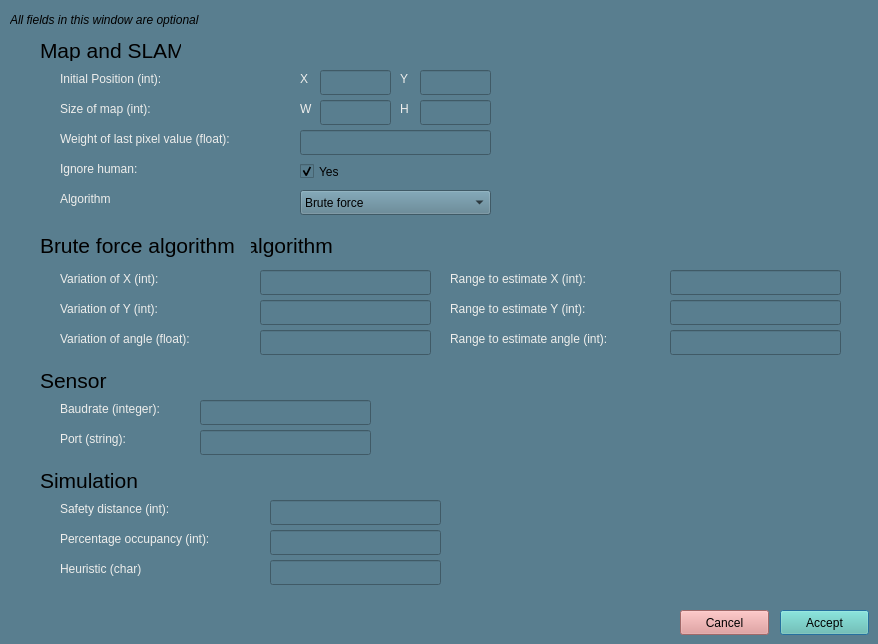
<?xml version="1.0" encoding="UTF-8"?>
<ui version="4.0">
 <class>parameters</class>
 <widget class="QWidget" name="parameters">
  <property name="enabled">
   <bool>true</bool>
  </property>
  <property name="geometry">
   <rect>
    <x>0</x>
    <y>0</y>
    <width>878</width>
    <height>644</height>
   </rect>
  </property>
  <property name="minimumSize">
   <size>
    <width>0</width>
    <height>0</height>
   </size>
  </property>
  <property name="maximumSize">
   <size>
    <width>10000</width>
    <height>10000</height>
   </size>
  </property>
  <property name="focusPolicy">
   <enum>Qt::NoFocus</enum>
  </property>
  <property name="windowTitle">
   <string>Set parameters</string>
  </property>
  <property name="windowIcon">
   <iconset>
    <normaloff>../media/interfaz/opciones.png</normaloff>../media/interfaz/opciones.png</iconset>
  </property>
  <property name="styleSheet">
   <string notr="true">background-color: rgb(89, 126, 143);
</string>
  </property>
  <widget class="QLabel" name="label">
   <property name="geometry">
    <rect>
     <x>60</x>
     <y>70</y>
     <width>171</width>
     <height>17</height>
    </rect>
   </property>
   <property name="toolTip">
    <string>&lt;html&gt;&lt;head/&gt;&lt;body&gt;&lt;p&gt;Initial position of the system, recommended value: middle of map. &lt;/p&gt;&lt;p&gt;Default: (400,400)&lt;/p&gt;&lt;/body&gt;&lt;/html&gt;</string>
   </property>
   <property name="styleSheet">
    <string notr="true">color: rgb(238, 238, 236);</string>
   </property>
   <property name="text">
    <string>Initial Position (int):</string>
   </property>
  </widget>
  <widget class="QLabel" name="label_2">
   <property name="geometry">
    <rect>
     <x>60</x>
     <y>100</y>
     <width>151</width>
     <height>17</height>
    </rect>
   </property>
   <property name="toolTip">
    <string>&lt;html&gt;&lt;head/&gt;&lt;body&gt;&lt;p&gt;Size of map in cm. &lt;/p&gt;&lt;p&gt;Default: 800x800.&lt;/p&gt;&lt;/body&gt;&lt;/html&gt;</string>
   </property>
   <property name="styleSheet">
    <string notr="true">color: rgb(238, 238, 236);</string>
   </property>
   <property name="text">
    <string>Size of map (int):</string>
   </property>
  </widget>
  <widget class="QLabel" name="x_lev">
   <property name="geometry">
    <rect>
     <x>60</x>
     <y>270</y>
     <width>171</width>
     <height>17</height>
    </rect>
   </property>
   <property name="toolTip">
    <string>&lt;html&gt;&lt;head/&gt;&lt;body&gt;&lt;p&gt;Variation of X between to tests to optimize position in SLAM. &lt;br/&gt;&lt;br/&gt;Recommended values: 1 to 3.&lt;/p&gt;&lt;/body&gt;&lt;/html&gt;</string>
   </property>
   <property name="styleSheet">
    <string notr="true">color: rgb(238, 238, 236);</string>
   </property>
   <property name="text">
    <string>Variation of X (int):</string>
   </property>
  </widget>
  <widget class="QLabel" name="a_lev">
   <property name="geometry">
    <rect>
     <x>60</x>
     <y>330</y>
     <width>181</width>
     <height>17</height>
    </rect>
   </property>
   <property name="toolTip">
    <string>&lt;html&gt;&lt;head/&gt;&lt;body&gt;&lt;p&gt;Variation of Angle(theta) between to test to optimize position in SLAM. &lt;/p&gt;&lt;p&gt;Recommended values: 0.4 to 3.0.&lt;/p&gt;&lt;/body&gt;&lt;/html&gt;</string>
   </property>
   <property name="styleSheet">
    <string notr="true">color: rgb(238, 238, 236);</string>
   </property>
   <property name="text">
    <string>Variation of angle (float):</string>
   </property>
  </widget>
  <widget class="QLabel" name="y_lev">
   <property name="geometry">
    <rect>
     <x>60</x>
     <y>300</y>
     <width>171</width>
     <height>17</height>
    </rect>
   </property>
   <property name="toolTip">
    <string>&lt;html&gt;&lt;head/&gt;&lt;body&gt;&lt;p&gt;Variation of Y between to tests to optimize position in SLAM. &lt;/p&gt;&lt;p&gt;Recommended values: 1 to 3. &lt;/p&gt;&lt;/body&gt;&lt;/html&gt;</string>
   </property>
   <property name="styleSheet">
    <string notr="true">color: rgb(238, 238, 236);</string>
   </property>
   <property name="text">
    <string>Variation of Y (int):</string>
   </property>
  </widget>
  <widget class="QLabel" name="label_6">
   <property name="geometry">
    <rect>
     <x>60</x>
     <y>130</y>
     <width>231</width>
     <height>17</height>
    </rect>
   </property>
   <property name="toolTip">
    <string>&lt;html&gt;&lt;head/&gt;&lt;body&gt;&lt;p&gt;Weight of the occupation assigned to the last value of a pixel. A high value means that the new information has low importance. &lt;/p&gt;&lt;p&gt;Recommended values: 0.4 to 0.7 &lt;/p&gt;&lt;p&gt;Default: 0.7&lt;/p&gt;&lt;/body&gt;&lt;/html&gt;</string>
   </property>
   <property name="styleSheet">
    <string notr="true">color: rgb(238, 238, 236);</string>
   </property>
   <property name="text">
    <string>Weight of last pixel value (float):</string>
   </property>
  </widget>
  <widget class="QLineEdit" name="text_x">
   <property name="geometry">
    <rect>
     <x>320</x>
     <y>70</y>
     <width>71</width>
     <height>25</height>
    </rect>
   </property>
   <property name="styleSheet">
    <string notr="true">color: rgb(238, 238, 236);</string>
   </property>
  </widget>
  <widget class="QLineEdit" name="text_wi">
   <property name="geometry">
    <rect>
     <x>320</x>
     <y>100</y>
     <width>71</width>
     <height>25</height>
    </rect>
   </property>
   <property name="styleSheet">
    <string notr="true">color: rgb(238, 238, 236);</string>
   </property>
  </widget>
  <widget class="QLineEdit" name="text_x_var">
   <property name="geometry">
    <rect>
     <x>260</x>
     <y>270</y>
     <width>171</width>
     <height>25</height>
    </rect>
   </property>
   <property name="styleSheet">
    <string notr="true">color: rgb(238, 238, 236);</string>
   </property>
  </widget>
  <widget class="QLineEdit" name="text_y_var">
   <property name="geometry">
    <rect>
     <x>260</x>
     <y>300</y>
     <width>171</width>
     <height>25</height>
    </rect>
   </property>
   <property name="styleSheet">
    <string notr="true">color: rgb(238, 238, 236);</string>
   </property>
  </widget>
  <widget class="QLineEdit" name="text_a_var">
   <property name="geometry">
    <rect>
     <x>260</x>
     <y>330</y>
     <width>171</width>
     <height>25</height>
    </rect>
   </property>
   <property name="styleSheet">
    <string notr="true">color: rgb(238, 238, 236);</string>
   </property>
  </widget>
  <widget class="QLineEdit" name="text_we">
   <property name="geometry">
    <rect>
     <x>300</x>
     <y>130</y>
     <width>191</width>
     <height>25</height>
    </rect>
   </property>
   <property name="styleSheet">
    <string notr="true">color: rgb(238, 238, 236);</string>
   </property>
  </widget>
  <widget class="QPushButton" name="b_accept">
   <property name="geometry">
    <rect>
     <x>780</x>
     <y>610</y>
     <width>89</width>
     <height>25</height>
    </rect>
   </property>
   <property name="styleSheet">
    <string notr="true">background-color: rgb(98, 195, 177);</string>
   </property>
   <property name="text">
    <string>Accept</string>
   </property>
   <property name="default">
    <bool>true</bool>
   </property>
  </widget>
  <widget class="QPushButton" name="b_cancel">
   <property name="geometry">
    <rect>
     <x>680</x>
     <y>610</y>
     <width>89</width>
     <height>25</height>
    </rect>
   </property>
   <property name="styleSheet">
    <string notr="true">background-color: rgb(224, 147, 147);</string>
   </property>
   <property name="text">
    <string>Cancel</string>
   </property>
  </widget>
  <widget class="QLineEdit" name="text_y">
   <property name="geometry">
    <rect>
     <x>420</x>
     <y>70</y>
     <width>71</width>
     <height>25</height>
    </rect>
   </property>
   <property name="styleSheet">
    <string notr="true">color: rgb(238, 238, 236);</string>
   </property>
  </widget>
  <widget class="QLineEdit" name="text_h">
   <property name="geometry">
    <rect>
     <x>420</x>
     <y>100</y>
     <width>71</width>
     <height>25</height>
    </rect>
   </property>
   <property name="styleSheet">
    <string notr="true">color: rgb(238, 238, 236);</string>
   </property>
  </widget>
  <widget class="QLabel" name="label_7">
   <property name="geometry">
    <rect>
     <x>300</x>
     <y>70</y>
     <width>16</width>
     <height>17</height>
    </rect>
   </property>
   <property name="styleSheet">
    <string notr="true">color: rgb(238, 238, 236);</string>
   </property>
   <property name="text">
    <string>X</string>
   </property>
  </widget>
  <widget class="QLabel" name="label_8">
   <property name="geometry">
    <rect>
     <x>300</x>
     <y>100</y>
     <width>16</width>
     <height>17</height>
    </rect>
   </property>
   <property name="styleSheet">
    <string notr="true">color: rgb(238, 238, 236);</string>
   </property>
   <property name="text">
    <string>W</string>
   </property>
  </widget>
  <widget class="QLabel" name="label_9">
   <property name="geometry">
    <rect>
     <x>400</x>
     <y>100</y>
     <width>16</width>
     <height>17</height>
    </rect>
   </property>
   <property name="styleSheet">
    <string notr="true">color: rgb(238, 238, 236);</string>
   </property>
   <property name="text">
    <string>H</string>
   </property>
  </widget>
  <widget class="QLabel" name="label_10">
   <property name="geometry">
    <rect>
     <x>400</x>
     <y>70</y>
     <width>16</width>
     <height>17</height>
    </rect>
   </property>
   <property name="styleSheet">
    <string notr="true">color: rgb(238, 238, 236);</string>
   </property>
   <property name="text">
    <string>Y</string>
   </property>
  </widget>
  <widget class="QLabel" name="label_12">
   <property name="geometry">
    <rect>
     <x>60</x>
     <y>400</y>
     <width>131</width>
     <height>17</height>
    </rect>
   </property>
   <property name="styleSheet">
    <string notr="true">color: rgb(238, 238, 236);</string>
   </property>
   <property name="text">
    <string>Baudrate (integer):</string>
   </property>
  </widget>
  <widget class="QLabel" name="label_13">
   <property name="geometry">
    <rect>
     <x>40</x>
     <y>370</y>
     <width>71</width>
     <height>21</height>
    </rect>
   </property>
   <property name="font">
    <font>
     <pointsize>16</pointsize>
    </font>
   </property>
   <property name="text">
    <string>Sensor</string>
   </property>
  </widget>
  <widget class="QLabel" name="label_14">
   <property name="geometry">
    <rect>
     <x>60</x>
     <y>430</y>
     <width>91</width>
     <height>17</height>
    </rect>
   </property>
   <property name="toolTip">
    <string>&lt;html&gt;&lt;head/&gt;&lt;body&gt;&lt;p&gt;&lt;span style=&quot; font-weight:600;&quot;&gt;Port which the system is connected to. Default: /dev/ttyUSB0&lt;/span&gt;&lt;/p&gt;&lt;/body&gt;&lt;/html&gt;</string>
   </property>
   <property name="styleSheet">
    <string notr="true">color: rgb(238, 238, 236);</string>
   </property>
   <property name="text">
    <string>Port (string):</string>
   </property>
  </widget>
  <widget class="QLineEdit" name="text_baud">
   <property name="geometry">
    <rect>
     <x>200</x>
     <y>400</y>
     <width>171</width>
     <height>25</height>
    </rect>
   </property>
   <property name="styleSheet">
    <string notr="true">color: rgb(238, 238, 236);</string>
   </property>
  </widget>
  <widget class="QLineEdit" name="text_port">
   <property name="geometry">
    <rect>
     <x>200</x>
     <y>430</y>
     <width>171</width>
     <height>25</height>
    </rect>
   </property>
   <property name="styleSheet">
    <string notr="true">color: rgb(238, 238, 236);</string>
   </property>
  </widget>
  <widget class="QLabel" name="label_15">
   <property name="geometry">
    <rect>
     <x>40</x>
     <y>40</y>
     <width>141</width>
     <height>21</height>
    </rect>
   </property>
   <property name="font">
    <font>
     <pointsize>16</pointsize>
    </font>
   </property>
   <property name="text">
    <string>Map and SLAM</string>
   </property>
  </widget>
  <widget class="QLabel" name="label_16">
   <property name="geometry">
    <rect>
     <x>10</x>
     <y>10</y>
     <width>261</width>
     <height>20</height>
    </rect>
   </property>
   <property name="font">
    <font>
     <italic>true</italic>
    </font>
   </property>
   <property name="text">
    <string>All fields in this window are optional</string>
   </property>
  </widget>
  <widget class="QLabel" name="l_levmarq">
   <property name="geometry">
    <rect>
     <x>40</x>
     <y>230</y>
     <width>321</width>
     <height>31</height>
    </rect>
   </property>
   <property name="font">
    <font>
     <pointsize>16</pointsize>
    </font>
   </property>
   <property name="text">
    <string>Levenberg Marquardt algorithm</string>
   </property>
  </widget>
  <widget class="QLabel" name="label_11">
   <property name="geometry">
    <rect>
     <x>60</x>
     <y>190</y>
     <width>81</width>
     <height>17</height>
    </rect>
   </property>
   <property name="toolTip">
    <string>&lt;html&gt;&lt;head/&gt;&lt;body&gt;&lt;p&gt;Algorithm applied to solve SLAM&lt;/p&gt;&lt;/body&gt;&lt;/html&gt;</string>
   </property>
   <property name="styleSheet">
    <string notr="true">color: rgb(238, 238, 236);</string>
   </property>
   <property name="text">
    <string>Algorithm</string>
   </property>
  </widget>
  <widget class="QComboBox" name="algorithm">
   <property name="geometry">
    <rect>
     <x>300</x>
     <y>190</y>
     <width>191</width>
     <height>25</height>
    </rect>
   </property>
   <item>
    <property name="text">
     <string>Brute force</string>
    </property>
   </item>
   <item>
    <property name="text">
     <string>Levenberg Marquardt</string>
    </property>
   </item>
  </widget>
  <widget class="QLineEdit" name="range_x">
   <property name="geometry">
    <rect>
     <x>670</x>
     <y>270</y>
     <width>171</width>
     <height>25</height>
    </rect>
   </property>
   <property name="toolTip">
    <string>&lt;html&gt;&lt;head/&gt;&lt;body&gt;&lt;p&gt;&lt;span style=&quot; font-weight:600;&quot;&gt;From -(value/2) to (value/2)&lt;/span&gt;&lt;/p&gt;&lt;/body&gt;&lt;/html&gt;</string>
   </property>
   <property name="styleSheet">
    <string notr="true">color: rgb(238, 238, 236);</string>
   </property>
  </widget>
  <widget class="QLineEdit" name="range_angle">
   <property name="geometry">
    <rect>
     <x>670</x>
     <y>330</y>
     <width>171</width>
     <height>25</height>
    </rect>
   </property>
   <property name="styleSheet">
    <string notr="true">color: rgb(238, 238, 236);</string>
   </property>
  </widget>
  <widget class="QLabel" name="angle_brute">
   <property name="geometry">
    <rect>
     <x>450</x>
     <y>330</y>
     <width>211</width>
     <height>17</height>
    </rect>
   </property>
   <property name="toolTip">
    <string>&lt;html&gt;&lt;head/&gt;&lt;body&gt;&lt;p&gt;From -(value/2) to (value/2). Measure: degrees. &lt;/p&gt;&lt;p&gt;Default: 60&lt;/p&gt;&lt;/body&gt;&lt;/html&gt;</string>
   </property>
   <property name="styleSheet">
    <string notr="true">color: rgb(238, 238, 236);</string>
   </property>
   <property name="text">
    <string>Range to estimate angle (int):</string>
   </property>
  </widget>
  <widget class="QLabel" name="y_brute">
   <property name="geometry">
    <rect>
     <x>450</x>
     <y>300</y>
     <width>231</width>
     <height>17</height>
    </rect>
   </property>
   <property name="toolTip">
    <string>&lt;html&gt;&lt;head/&gt;&lt;body&gt;&lt;p&gt;From -(value/2) to (value/2). Measure: cm. &lt;/p&gt;&lt;p&gt;Default: 20&lt;/p&gt;&lt;/body&gt;&lt;/html&gt;</string>
   </property>
   <property name="styleSheet">
    <string notr="true">color: rgb(238, 238, 236);</string>
   </property>
   <property name="text">
    <string>Range to estimate Y (int):</string>
   </property>
  </widget>
  <widget class="QLineEdit" name="range_Y">
   <property name="geometry">
    <rect>
     <x>670</x>
     <y>300</y>
     <width>171</width>
     <height>25</height>
    </rect>
   </property>
   <property name="toolTip">
    <string>&lt;html&gt;&lt;head/&gt;&lt;body&gt;&lt;p&gt;&lt;span style=&quot; font-weight:600;&quot;&gt;From -(value/2) to (value/2)&lt;/span&gt;&lt;/p&gt;&lt;/body&gt;&lt;/html&gt;</string>
   </property>
   <property name="styleSheet">
    <string notr="true">color: rgb(238, 238, 236);</string>
   </property>
  </widget>
  <widget class="QLabel" name="x_brute">
   <property name="geometry">
    <rect>
     <x>450</x>
     <y>270</y>
     <width>211</width>
     <height>17</height>
    </rect>
   </property>
   <property name="toolTip">
    <string>&lt;html&gt;&lt;head/&gt;&lt;body&gt;&lt;p&gt;From -(value/2) to (value/2). Measure: cm. &lt;/p&gt;&lt;p&gt;Default: 20&lt;/p&gt;&lt;/body&gt;&lt;/html&gt;</string>
   </property>
   <property name="styleSheet">
    <string notr="true">color: rgb(238, 238, 236);</string>
   </property>
   <property name="text">
    <string>Range to estimate X (int):</string>
   </property>
  </widget>
  <widget class="QLabel" name="l_brute">
   <property name="geometry">
    <rect>
     <x>40</x>
     <y>230</y>
     <width>211</width>
     <height>31</height>
    </rect>
   </property>
   <property name="font">
    <font>
     <pointsize>16</pointsize>
    </font>
   </property>
   <property name="text">
    <string>Brute force algorithm</string>
   </property>
  </widget>
  <widget class="QLabel" name="label_17">
   <property name="geometry">
    <rect>
     <x>60</x>
     <y>160</y>
     <width>101</width>
     <height>17</height>
    </rect>
   </property>
   <property name="toolTip">
    <string>&lt;html&gt;&lt;head/&gt;&lt;body&gt;&lt;p&gt;Whether to ignore the human while mapping or not (ignoring the human means there is an angle range that will not be mapped)&lt;/p&gt;&lt;/body&gt;&lt;/html&gt;</string>
   </property>
   <property name="styleSheet">
    <string notr="true">color: rgb(238, 238, 236);</string>
   </property>
   <property name="text">
    <string>Ignore human: </string>
   </property>
  </widget>
  <widget class="QCheckBox" name="ignore_human">
   <property name="geometry">
    <rect>
     <x>300</x>
     <y>160</y>
     <width>51</width>
     <height>23</height>
    </rect>
   </property>
   <property name="text">
    <string>Yes</string>
   </property>
   <property name="checked">
    <bool>true</bool>
   </property>
  </widget>
  <widget class="QLabel" name="label_18">
   <property name="geometry">
    <rect>
     <x>40</x>
     <y>470</y>
     <width>111</width>
     <height>21</height>
    </rect>
   </property>
   <property name="font">
    <font>
     <pointsize>16</pointsize>
    </font>
   </property>
   <property name="text">
    <string>Simulation</string>
   </property>
  </widget>
  <widget class="QLabel" name="label_19">
   <property name="geometry">
    <rect>
     <x>60</x>
     <y>500</y>
     <width>141</width>
     <height>17</height>
    </rect>
   </property>
   <property name="toolTip">
    <string>&lt;html&gt;&lt;head/&gt;&lt;body&gt;&lt;p&gt;Distanced considered to be safe for the robot to navigate through a cell.&lt;br/&gt;&lt;br/&gt;Default: 20&lt;/p&gt;&lt;/body&gt;&lt;/html&gt;</string>
   </property>
   <property name="styleSheet">
    <string notr="true">color: rgb(238, 238, 236);</string>
   </property>
   <property name="text">
    <string>Safety distance (int):</string>
   </property>
  </widget>
  <widget class="QLineEdit" name="text_safe_dist">
   <property name="geometry">
    <rect>
     <x>270</x>
     <y>500</y>
     <width>171</width>
     <height>25</height>
    </rect>
   </property>
   <property name="styleSheet">
    <string notr="true">color: rgb(238, 238, 236);</string>
   </property>
  </widget>
  <widget class="QLabel" name="label_20">
   <property name="geometry">
    <rect>
     <x>60</x>
     <y>530</y>
     <width>201</width>
     <height>17</height>
    </rect>
   </property>
   <property name="toolTip">
    <string>&lt;html&gt;&lt;head/&gt;&lt;body&gt;&lt;p&gt;Percentage of occupancy of each cell to consider them as occupied.&lt;span style=&quot; font-weight:600;&quot;&gt;&lt;br/&gt;&lt;br/&gt;&lt;/span&gt;Default: 1&lt;/p&gt;&lt;/body&gt;&lt;/html&gt;</string>
   </property>
   <property name="styleSheet">
    <string notr="true">color: rgb(238, 238, 236);</string>
   </property>
   <property name="text">
    <string>Percentage occupancy (int):</string>
   </property>
  </widget>
  <widget class="QLineEdit" name="text_perc_oc">
   <property name="geometry">
    <rect>
     <x>270</x>
     <y>530</y>
     <width>171</width>
     <height>25</height>
    </rect>
   </property>
   <property name="styleSheet">
    <string notr="true">color: rgb(238, 238, 236);</string>
   </property>
  </widget>
  <widget class="QLabel" name="label_21">
   <property name="geometry">
    <rect>
     <x>60</x>
     <y>560</y>
     <width>131</width>
     <height>17</height>
    </rect>
   </property>
   <property name="toolTip">
    <string>&lt;html&gt;&lt;head/&gt;&lt;body&gt;&lt;p&gt;Heuristic to be chosen for the A* navigation algorithm.&lt;/p&gt;&lt;p&gt;Possible options: &lt;br/&gt;Manhattan (m)&lt;br/&gt;Euclidean (e)&lt;/p&gt;&lt;p&gt;Default: Manhattan (m)&lt;/p&gt;&lt;/body&gt;&lt;/html&gt;</string>
   </property>
   <property name="styleSheet">
    <string notr="true">color: rgb(238, 238, 236);</string>
   </property>
   <property name="text">
    <string>Heuristic (char)</string>
   </property>
  </widget>
  <widget class="QLineEdit" name="text_heruistic">
   <property name="geometry">
    <rect>
     <x>270</x>
     <y>560</y>
     <width>171</width>
     <height>25</height>
    </rect>
   </property>
   <property name="styleSheet">
    <string notr="true">color: rgb(238, 238, 236);</string>
   </property>
  </widget>
 </widget>
 <tabstops>
  <tabstop>text_x</tabstop>
  <tabstop>text_y</tabstop>
  <tabstop>text_wi</tabstop>
  <tabstop>text_h</tabstop>
  <tabstop>text_we</tabstop>
  <tabstop>ignore_human</tabstop>
  <tabstop>algorithm</tabstop>
  <tabstop>text_x_var</tabstop>
  <tabstop>text_y_var</tabstop>
  <tabstop>text_a_var</tabstop>
  <tabstop>range_x</tabstop>
  <tabstop>range_Y</tabstop>
  <tabstop>range_angle</tabstop>
  <tabstop>text_baud</tabstop>
  <tabstop>text_port</tabstop>
  <tabstop>text_safe_dist</tabstop>
  <tabstop>text_perc_oc</tabstop>
  <tabstop>text_heruistic</tabstop>
  <tabstop>b_cancel</tabstop>
  <tabstop>b_accept</tabstop>
 </tabstops>
 <resources/>
 <connections/>
</ui>
